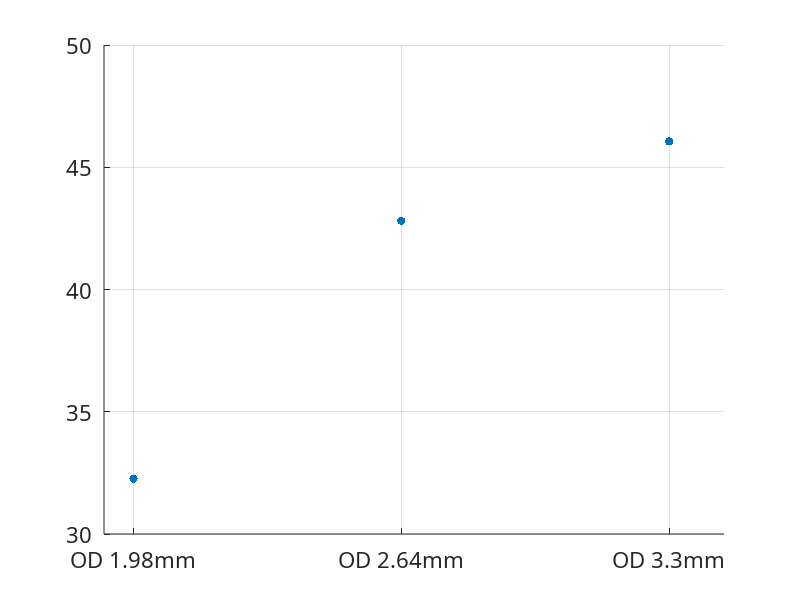

Recreate this plot in MATLAB.
clear; clc; close all;
E_e = [870.3319, 853.521, 727.9959];

A1_98 = pi * (1.98e-3/2)^2 - pi * (1.73e-3/2)^2; % cross-sectional area OD 1.98 
A2_64 = pi * (2.64e-3/2)^2 - pi * (2.39e-3/2)^2; % cross-sectional area OD 2.64
A3_3 = pi * (3.3e-3/2)^2 - pi * (3.05e-3/2)^2; % cross-sectional area OD 3.3 
A = [A1_98, A2_64, A3_3];

I1_98 = pi/64 * ((1.98e-3/2)^4 - (1.73e-3/2)^4);
I2_64 = pi/64 * ((2.64e-3/2)^4 - (2.39e-3/2)^4);
I3_3 = pi/64 * ((3.3e-3/2)^4 - (3.05e-3/2)^4);
I = [I1_98, I2_64, I3_3];

K = E_e./(A.^2./I);

figure(1)
scatter(A, K, 'filled', 'o', 'LineWidth', 1.5)
set(gca, 'FontName', 'CMU Serif', 'fontSize', 16)
xticks([A(1), A(2), A(3)])
xticklabels({'OD 1.98mm', 'OD 2.64mm', 'OD 3.3mm'})

grid on;